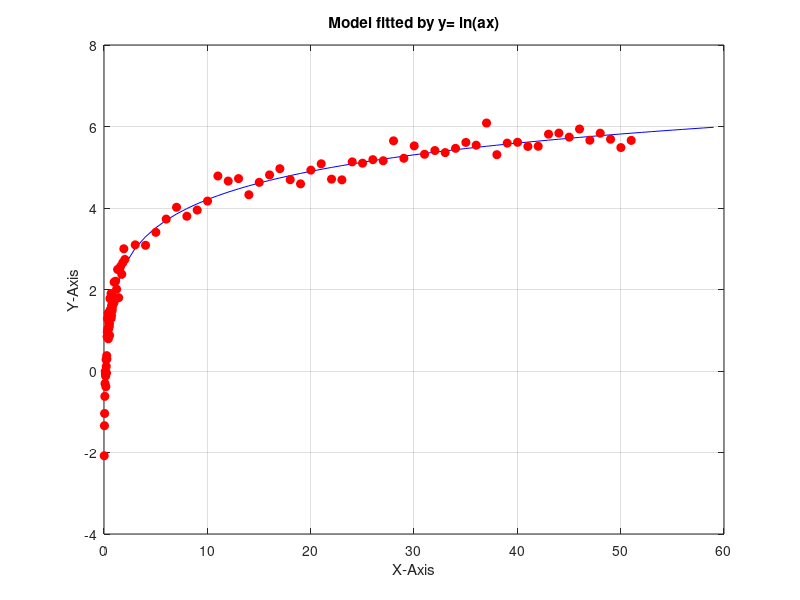
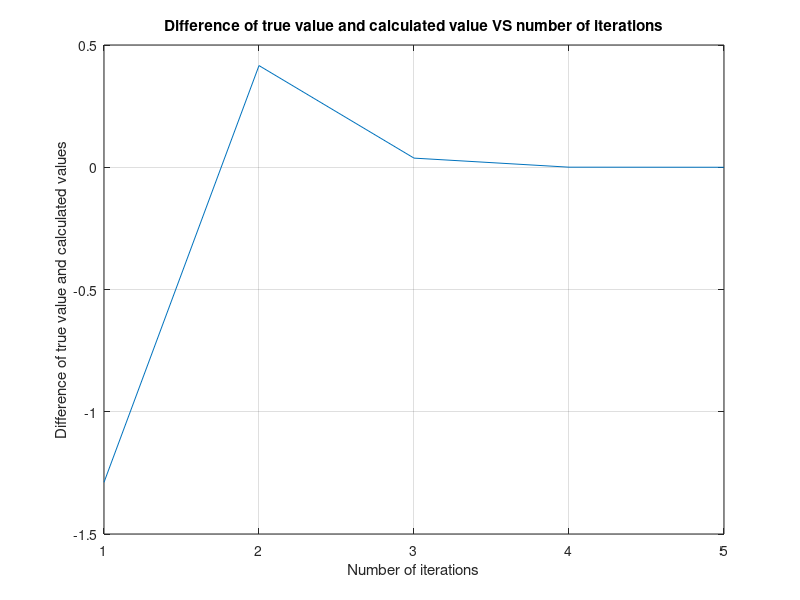

These figures' MATLAB source, in order:
clear all, clc
% Reading fitted model data: 
fileID = fopen("Result_A.txt", 'r');
%fileID = fopen("Result_B.txt", 'r');
%fileID = fopen("Result_C.txt", 'r');
formatSpec = '%f %f';
sizeA = [2 inf];
dat_plot_1 = fscanf(fileID, formatSpec, sizeA);
fclose(fileID);

%plotting fitted Model
figure(1)
hold on
title("Model fitted by y= ln(ax)");
plot(dat_plot_1(2,:) , dat_plot_1(1,:), 'b');

% Reading data set: 
fileID = fopen("A.csv", 'r');
%fileID = fopen("B.csv", 'r');
%fileID = fopen("C.csv", 'r');
formatSpec = '%f %f';
sizeA = [2 inf];
dat_set_1 = fscanf(fileID, formatSpec, sizeA);
fclose(fileID);
% Plotting data set points
plot(dat_set_1(1,:) , dat_set_1(2,:), 'ro','MarkerFaceColor','r');
box on
grid on
xlabel('X-Axis')
ylabel('Y-Axis')
hold off

h1 = figure(1);
saveas(h1,'Model_fitted_A.emf');
%saveas(h1,'Model_fitted_B.emf');
%saveas(h1,'Model_fitted_C.emf');
% Reading convergance data: 
fileID = fopen("an_covergance_A.txt", 'r');
%fileID = fopen("an_covergance_B.txt", 'r');
%fileID = fopen("an_covergance_C.txt", 'r');
formatSpec = '%f';
% sizeA = [2 inf];
dat_convrge_1 = fscanf(fileID, formatSpec);
fclose(fileID);
initial_guess = dat_convrge_1(1);
true_value = dat_convrge_1(end);
length_array = size(dat_convrge_1);
length_array = length_array(1);
for i = 1:length_array
    x(i) = i;
    y(i) = true_value - dat_convrge_1(i);
end
figure(2)
hold on
plot(x, y)
grid on
box on
title("Difference of true value and calculated value VS number of iterations")
xlabel("Number of iterations")
ylabel("Difference of true value and calculated values")
hold off

h2 = figure(2);
saveas(h2,'Convergance_A.emf');
%saveas(h2,'Convergance_B.emf');
%saveas(h2,'Convergance_C.emf');
